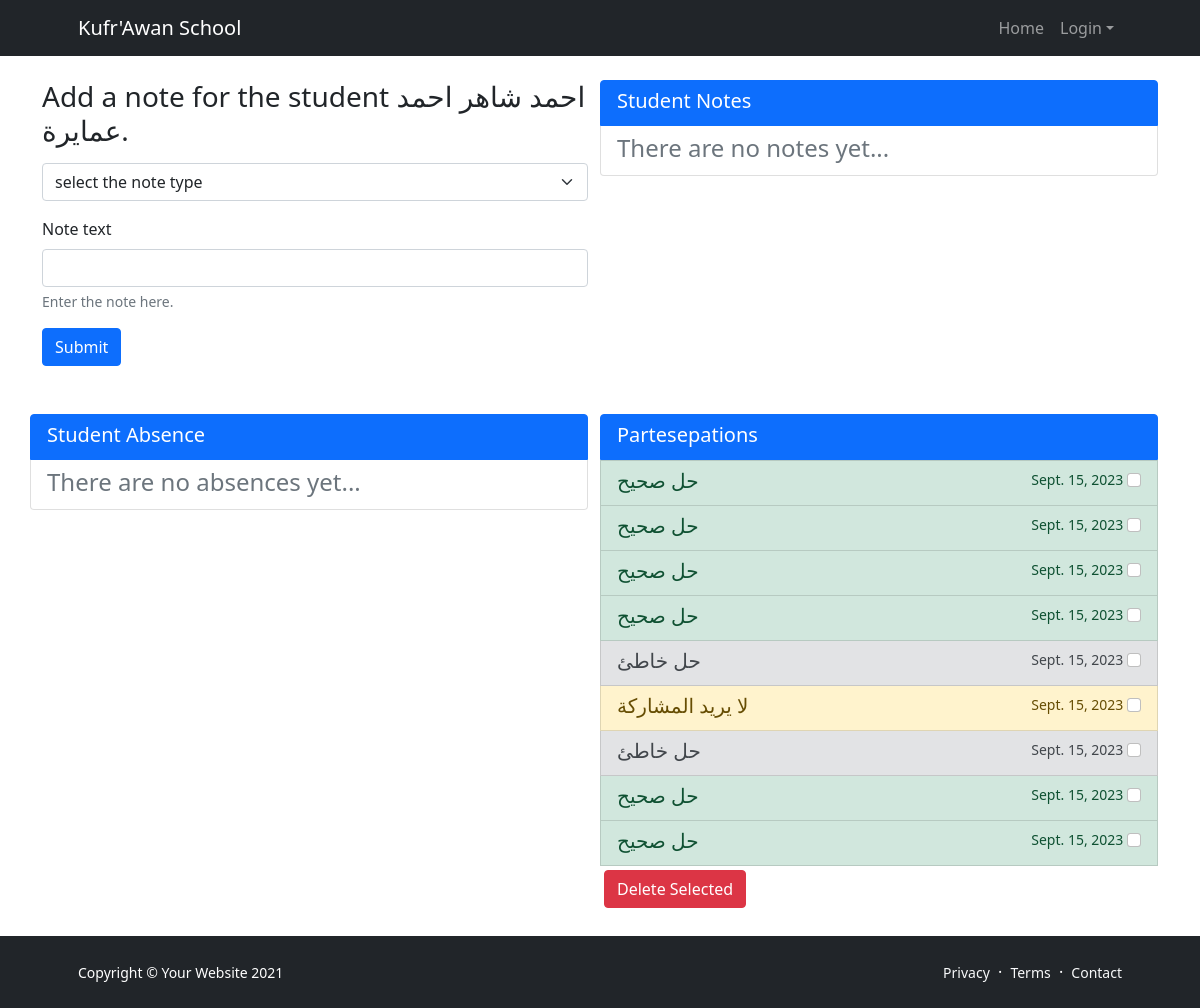
The app's page /single_student/71/, older data.
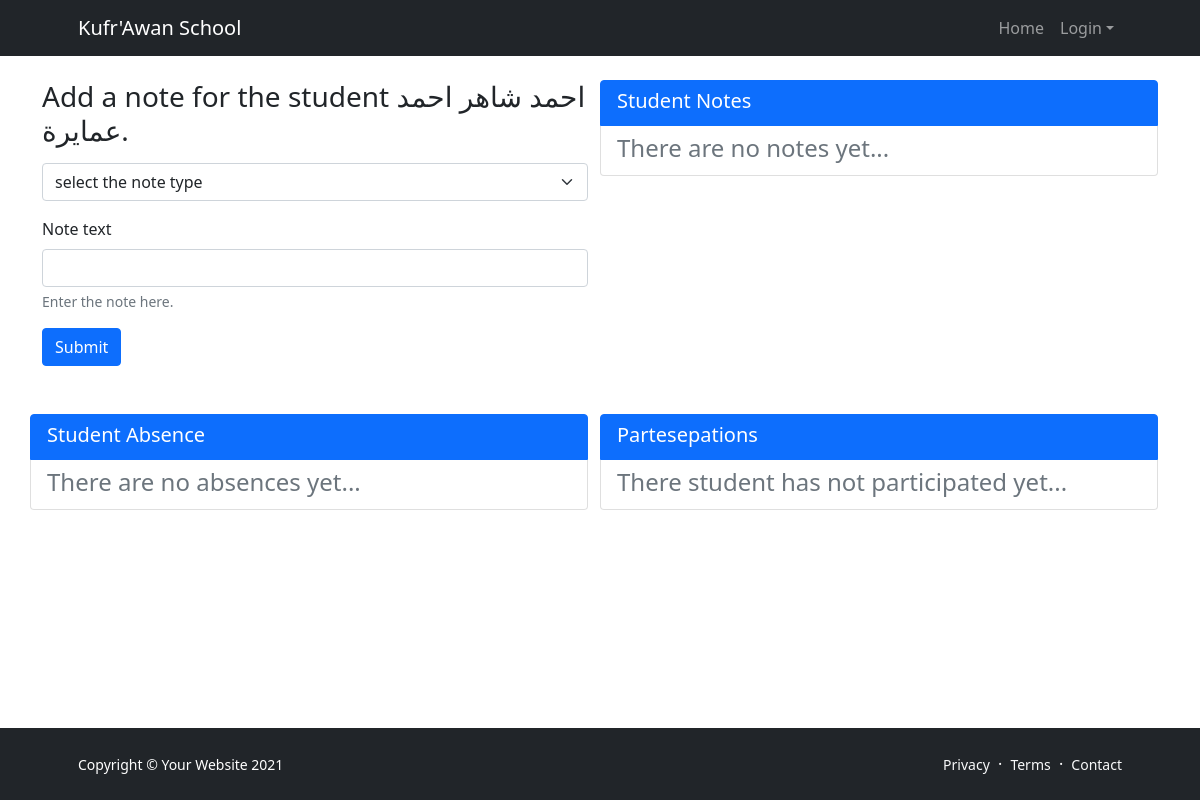
The same page, newer data.
### grade/models.py (models this page shows, shortened)
class Student(models.Model):
    full_name = models.CharField(max_length=100, unique=True)
    national_id = models.CharField(
        verbose_name="national id",
        max_length=10,
        validators=[validate_digit_length],
        unique=True,
        null=True,
    )
    grade = models.ForeignKey(Grade, null=True, on_delete=models.SET_NULL)
    section = models.ForeignKey(Section, null=True, on_delete=models.SET_NULL)
    group = models.ForeignKey(Group, null=True, on_delete=models.SET_NULL, blank=True)
    profile_pic = models.FileField(null=True, blank=True)
    mobile = models.OneToOneField(
        Phone, on_delete=models.SET_NULL, null=True, blank=True
    )
    def __str__(self):
        return self.full_name

class Participation(models.Model):
    student = models.ForeignKey(Student, null=True, on_delete=models.SET_NULL)
    participation_option = models.ForeignKey(
        ParticipationOption, null=True, on_delete=models.SET_NULL
    )
    subject = models.ForeignKey(
        Subject, null=True, blank=True, on_delete=models.SET_NULL
    )
    note_date = models.DateField(auto_now_add=True)
    visible_to_student = models.BooleanField(default=False)

class ParticipationOption(models.Model):
    note = models.CharField(max_length=255)
    note_type = models.ForeignKey(StudentNoteType, on_delete=models.CASCADE)

### grade/views.py (the view, shortened to what this page needs)
def edit_student_information(request, student_id):
    if not request.user.is_staff:
        redirect("index")
    student = Student.objects.get(id=student_id)
    participations = Participation.objects.select_related(
        "participation_option", "participation_option__note_type"
    ).filter(student=student)
    return render(
        request,
        "student_edit.html",
        {
            "student_id": student_id,
            "student": student,
            "note_types": StudentNoteType.objects.all(),
            "notes": StudentNote.objects.filter(student=student),
            "absences": Absence.objects.filter(student=student),
            "participations": participations,
        },
    )

### grade/models.py (called while the page is built)
    def __str__(self):
        return self.note_type

### grade/templates/student_edit.html (shortened to what this page needs)
{% extends '__bass.html' %}
{% block contant %}
    <div class="container">
        <div class="row">
            <div class="col-lg-6">
                <div class="my-4">
                    <form method="POST" name="add_note">
                        <div class="mb-3">
                            <h3> Add a note for the student {{ student.full_name }}. </h3>
                        </div>
                        <div class="mb-3">
                            <select class="form-select" aria-label="Default select example" name="note_type">
                                <option disabled selected>select the note type</option>
                            </select>
                        </div>
                        <div class="mb-3">
                            <label for="note_text" class="form-label">Note text</label>
                            <input type="text" class="form-control" name="note_text" aria-describedby="note_text">
                            <div id="note_text" class="form-text">Enter the note here.</div>
                        </div>
                        <button type="submit" class="btn btn-primary">Submit</button>
                    </form>
                </div>
            </div>
            <div class="list-group col col-12  col-lg-6 my-4">
                <span class="list-group-item list-group-item-action flex-column align-items-start active">
                    <div class="d-flex w-100 justify-content-between">
                        <h5 class="mb-1">Student Notes</h5>
                    </div>
                </span>
                {% if notes %}
                <form method="POST" id="delete_notes" name="delete_notes">
                    {% csrf_token %}
                    {% for note in notes %}
                        <span
                                class="list-group-item list-group-item-action flex-column align-items-start list-group-item-{{ note.note_type.tag }}">
                            <div class="d-flex w-100 justify-content-between">
                                <h5 class="mb-1">{{ note.note }}</h5>
                                <small>{{ note.note_date }} <input class="form-check-input note-checkbox"
                                                                   type="checkbox" name="deleted_notes_list"
                                                                   value="{{ note.id }}" id="{{ note.id }}">
                                </small>
                            </div>
                        </span>
                    {% endfor %}
                        <button type="submit" name="del_note_list" id="delete" class="btn btn-danger m-1">
                            Delete Selected</button>
                        </form>
                {% else %}
                    <span
                            class="list-group-item list-group-item-action flex-column align-items-start">
                        <div class="d-flex w-100 justify-content-between">
                            <h4 class="mb-1 text-muted">There are no notes yet...</h4>
                        </div>
                    </span>
                {% endif %}
            </div>
            <div class="list-group col col-lg-6 my-4">
                <span class="list-group-item list-group-item-action flex-column align-items-start active">
                    <div class="d-flex w-100 justify-content-between">
                        <h5 class="mb-1">Student Absence</h5>
                    </div>
                </span>
                {% if absences %}
                    <form method="POST" name="absence">
                    {% csrf_token %}
                        {% for absence in absences %}
                            <div
                                    class="list-group-item list-group-item-action flex-column align-items-start list-group-item-{{ note.note_type.tag }}">
                                <div class="d-flex w-100 justify-content-between">
                                    <h5 class="mb-1">{{ absence.absence_date.isoformat }}  </h5>
                                    <small>{{ note.note_date }} <input class="form-check-input note-checkbox"
                                                                       type="checkbox" name="absences"
                                                                       value="{{ absence.id }}" id="{{ absence.id }}">
                                    </small>
                                </div>
                            </div>
                        {% endfor %}
                    <button type="submit" name="del_absence_list" id="delete2" class="btn btn-danger m-1">
                            Delete Selected</button>
                    </form>
                {% else %}
                    <div class="list-group-item list-group-item-action flex-column align-items-start">
                        <div class="d-flex w-100 justify-content-between">
                            <h4 class="mb-1 text-muted">There are no absences yet...</h4>
                        </div>
                    </div>
                {% endif %}
            </div>
            <div class="list-group col col-lg-6 my-4">
                <span class="list-group-item list-group-item-action flex-column align-items-start active">
                    <div class="d-flex w-100 justify-content-between">
                        <h5 class="mb-1">Partesepations</h5>
                    </div>
                </span>
                {% if participations %}
                <form method="POST" id="delete_participations" name="participations">
                    {% for participation in participations %}
                        <span
                                class="list-group-item list-group-item-action flex-column align-items-start list-group-item-{{ participation.participation_option.note_type.tag }}">
                            <div class="d-flex w-100 justify-content-between">
                                <h5 class="mb-1">{{ participation.participation_option.note }}</h5>
                                <small>{{ participation.note_date }} <input class="form-check-input note-checkbox"
                                                                   type="checkbox" name="deleted_participations_list"
                                                                   value="{{ participation.id }}" id="p-{{ participation.id }}">
                                </small>
                            </div>
                        </span>
                    {% endfor %}
                        <button type="submit" id="delete3" class="btn btn-danger m-1">
                            Delete Selected</button>
                        </form>
                {% else %}
                    <span
                            class="list-group-item list-group-item-action flex-column align-items-start">
                        <div class="d-flex w-100 justify-content-between">
                            <h4 class="mb-1 text-muted">There student has not participated yet...</h4>
                        </div>
                    </span>
                {% endif %}
            </div>
        </div>
    </div>
{% endblock %}

### templates/__bass.html (shortened to what this page needs)
{% load static %}
<!DOCTYPE html>
<html lang="en">
<head>
    <link href="https://cdn.jsdelivr.net/npm/bootstrap-icons@1.5.0/font/bootstrap-icons.css" rel="stylesheet"/>
    <link href="{% static "css/styles.css" %}" rel="stylesheet"/>
    <link rel="stylesheet" href="{% static "css/custom.css" %}">
</head>
<body class="d-flex flex-column h-100">
<main class="flex-shrink-0">
    <nav class="navbar navbar-expand-lg navbar-dark bg-dark">
        <div class="container px-5">
            <a class="navbar-brand" href="{% url 'index' %}">Kufr'Awan School</a>
            <div class="collapse navbar-collapse" id="navbarSupportedContent">
                <ul class="navbar-nav ms-auto mb-2 mb-lg-0">
                    <li class="nav-item"><a class="nav-link" href="{% url 'index' %}">Home</a></li>
                    {% if user.is_authenticated %}
                        <li class="nav-item dropdown">
                            <a class="nav-link dropdown-toggle" id="navbarDropdownPortfolio" href="#" role="button"
                               data-bs-toggle="dropdown" aria-expanded="false">Welcome {{ user.first_name }}</a>
                            <ul class="dropdown-menu dropdown-menu-end" aria-labelledby="navbarDropdownPortfolio">
                                <li><a class="dropdown-item" href="{% url "profile" %}">Your Profile</a></li>
                                <li><a class="dropdown-item" href="{% url "logout" %}">Logout</a></li>
                            </ul>
                        </li>
                    {% else %}
                        <li class="nav-item dropdown">
                            <a class="nav-link dropdown-toggle" id="navbarDropdownPortfolio" href="#" role="button"
                               data-bs-toggle="dropdown" aria-expanded="false">Login</a>
                        </li>
                    {% endif %}
                </ul>
            </div>
        </div>
    </nav>
    {% block contant %}
    {% endblock %}
</main>
<footer class="bg-dark py-4 mt-auto">
    <div class="container px-5">
        <div class="row align-items-center justify-content-between flex-column flex-sm-row">
            <div class="col-auto">
                <div class="small m-0 text-white">Copyright &copy; Your Website 2021</div>
            </div>
            <div class="col-auto">
                <a class="link-light small" href="#!">Privacy</a>
                <span class="text-white mx-1">&middot;</span>
                <a class="link-light small" href="#!">Terms</a>
                <span class="text-white mx-1">&middot;</span>
                <a class="link-light small" href="#!">Contact</a>
            </div>
        </div>
    </div>
</footer>
</body>
</html>

### static/css/custom.css (style rules this page uses)
a:link { text-decoration: none; }

Row changes from the older to the newer data that the page shows:
removed Participation: participation_option.note "حل صحيح", note_date "Sept. 15, 2023"
removed Participation: participation_option.note "حل صحيح", note_date "Sept. 15, 2023"
removed Participation: participation_option.note "حل صحيح", note_date "Sept. 15, 2023"
removed Participation: participation_option.note "حل صحيح", note_date "Sept. 15, 2023"
removed Participation: participation_option.note "حل خاطئ", note_date "Sept. 15, 2023"
removed Participation: participation_option.note "لا يريد المشاركة", note_date "Sept. 15, 2023"
removed Participation: participation_option.note "حل خاطئ", note_date "Sept. 15, 2023"
removed Participation: participation_option.note "حل صحيح", note_date "Sept. 15, 2023"
removed Participation: participation_option.note "حل صحيح", note_date "Sept. 15, 2023"
Text that changed along with them:
text no longer shown: "Delete Selected"
text now shown: "There student has not participated yet..."
